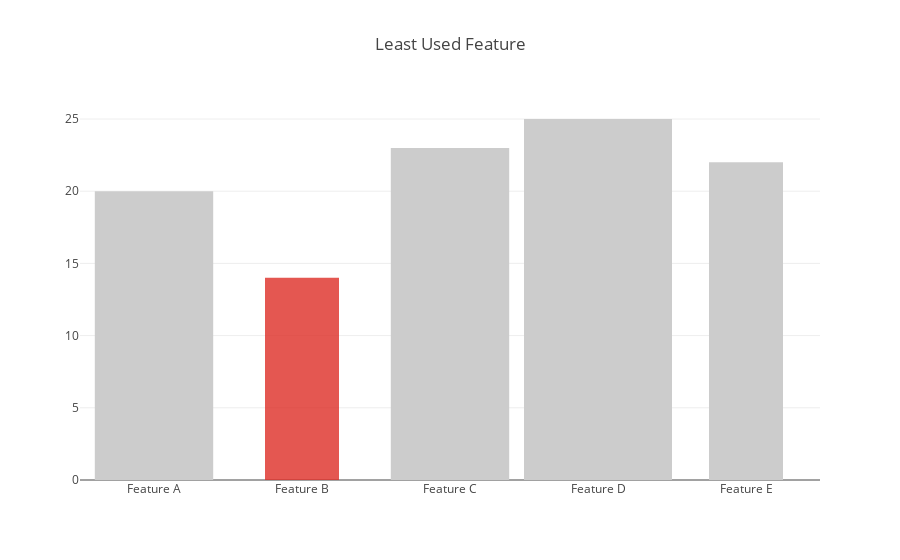

Source (notebook cell):
### Markdown cell above
# Customizing Individual Bar

### Code cell
trace = go.Bar(
    x=['Feature A', 'Feature B', 'Feature C', 'Feature D', 'Feature E'],
    y=[20, 14, 23, 25, 22],
    # 自定义宽度
    width = [0.8, 0.5, 0.8, 1, 0.5],
    # 自定义颜色
    marker=dict(color=['rgba(204,204,204,1)', 'rgba(222,45,38,0.8)', 'rgba(204,204,204,1)', 'rgba(204,204,204,1)', 'rgba(204,204,204,1)']),
)
layout = go.Layout(title='Least Used Feature')
fig = go.Figure(data=[trace], layout=layout)
plotly.offline.iplot(fig, filename='custom-bar')

### Figure 1 — Plotly figure (JSON) as saved in the notebook; plotly's stock layout.template omitted (floating-point values rounded to 4 significant figures)
{"data": [{"marker": {"color": ["rgba(204,204,204,1)", "rgba(222,45,38,0.8)", "rgba(204,204,204,1)", "rgba(204,204,204,1)", "rgba(204,204,204,1)"]}, "type": "bar", "uid": "5b61905b-33a6-4330-9a08-8a5121773405", "width": [0.8, 0.5, 0.8, 1, 0.5], "x": ["Feature A", "Feature B", "Feature C", "Feature D", "Feature E"], "y": [20, 14, 23, 25, 22]}], "layout": {"title": {"text": "Least Used Feature"}}}
